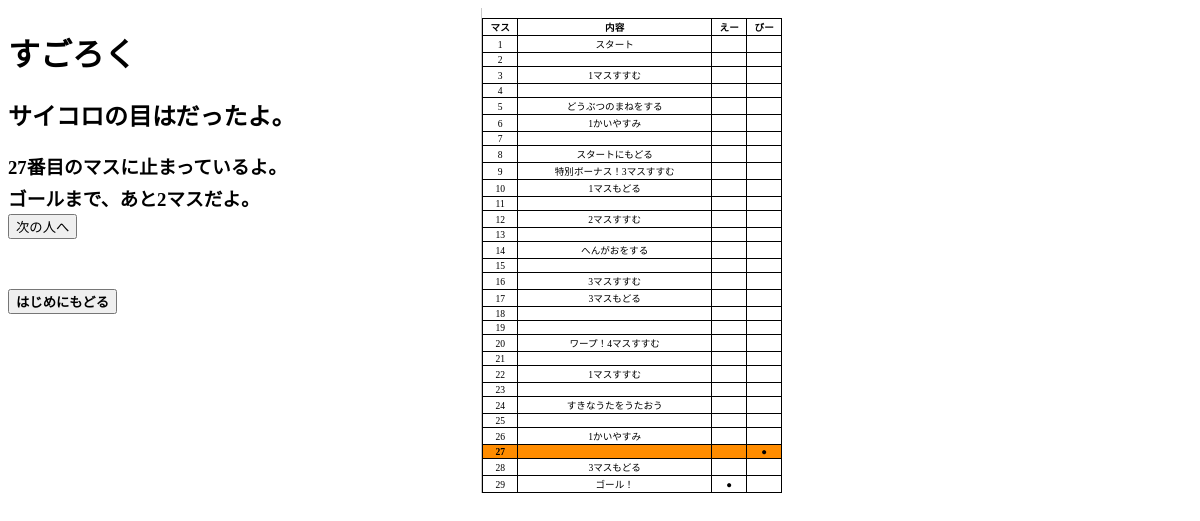
/game_insert.php, run on the app's committed database.
### tables this page shows
CREATE TABLE `user_table` (
  `user_id` int(11) NOT NULL,
  `user_name` text NOT NULL,
  `position` int(11) NOT NULL,
  `stop_status` int(11) NOT NULL,
  `goal` int(11) NOT NULL DEFAULT '29'
);

CREATE TABLE `boad_table` (
  `id` int(11) NOT NULL,
  `bonus` int(11) NOT NULL,
  `stop_status` int(11) NOT NULL,
  `text` text NOT NULL
);

### game_insert.php (the view, shortened to what this page needs)
<?php
    $dice = $_POST['dice'];
    try {
        $pdo = new PDO('mysql:dbname=sugoroku;charset=utf8;host=localhost','root','root');
    } catch (PDOException $e) {
        exit('DBConnectError:'.$e->getMessage());
    }
    $stmt = $pdo->prepare("SELECT * FROM boad_table");
    $status = $stmt->execute();
    $boad_all=0;
    while($boad_table[] = $stmt->fetch(PDO::FETCH_ASSOC)){
        $boad_all += 1;
    }
    $stmt = $pdo->prepare("SELECT count(*) FROM game_table");
    $status = $stmt->execute();
    $count_all = $stmt->fetch(PDO::FETCH_ASSOC);
    $count_number = intval($count_all["count(*)"]);
    $stmt = $pdo->prepare("SELECT * FROM user_table");
    $status = $stmt->execute();
    $user_all = 0;
    while($user_table[] = $stmt->fetch(PDO::FETCH_ASSOC)){
        $user_all += 1;
    }
    if($count_number == 0){
        $user_id = 0;
    }
    else{
        $user_id = $count_number % $user_all;
    }
    $turn = intdiv($count_number, $user_all) + 1;
    if($turn == 1){
        $goal = $boad_all-1;
        $position = 1;
    }
    else{
        $position = $user_table[$user_id]["position"];
        $goal = $user_table[$user_id]["goal"];
    }
    $id = $position + $dice;
    $stmt = $pdo->prepare("SELECT * FROM boad_table WHERE id = :id");
    $stmt->bindValue(':id', $id, PDO:: PARAM_INT);
    $status = $stmt->execute();
    $target_table = $stmt->fetch(PDO::FETCH_ASSOC);
    $position = $position + $dice + $target_table["bonus"];
    $goal = $goal - $dice - $target_table["bonus"];
    $user_id += 1;
?>
<!DOCTYPE html>
<html lang="en">
<head>
    <link rel="stylesheet" href="css/style.css">
</head>
<body>
    <main>
        <div class="left_main">
            <h1>すごろく</h1>
            <h2>サイコロの目は<?= $dice; ?>だったよ。</h2>
            <h3><?= $position; ?>番目のマスに止まっているよ。</h3>
            <h3>ゴールまで、あと<?= $goal; ?>マスだよ。</h3>
            <button type ="button" onclick="location.href='game_index.php'">次の人へ</button><br>
            <button onclick="location.href='./index.php'" class="initial_button">はじめにもどる</button>
        </div>
        <div class="right_main">
            <table class="game_table">
                <?php
                    $table_header = '<tr><th>マス</th><th>内容</th>';
                    for($u=0;$u<$user_all;$u++){
                        $table_header = $table_header.'<th>'.$user_table[$u]["user_name"].'</th>';
                    }
                    $table_header = $table_header.'</tr>';
                    echo $table_header;
                    $line = "";
                    for($i=0;$i<$boad_all;$i++){
                        if($i == $position - 1){
                            $line = "<tr class='table_config'><td>{$boad_table[$i]["id"]}</td><td>{$boad_table[$i]["text"]}</td>";
                        }
                        else{
                            $line = "<tr><td>{$boad_table[$i]["id"]}</td><td>{$boad_table[$i]["text"]}</td>";
                        }
                        for($u=0;$u<$user_all;$u++){
                            if($user_id-1 == $u){
                                if($i == $position-1){
                                    $line = $line."<td>●</td>";
                                }
                                else{
                                    $line = $line."<td></td>";
                                }
                            }
                            else{
                                if($i == $user_table[$u]["position"]-1){
                                    $line = $line."<td>●</td>";
                                }
                                else{
                                    $line = $line."<td></td>";
                                }
                            }
                        }
                        echo $line."</tr>";
                    }
                ?>
            </table>
        </div>
    </main>
</body>
</html>

### css/style.css (style rules this page uses)
main { display: flex; }
.left_main { width: 40%; }
.right_main { width: 60%; background-color: #fff; border-left: solid 1px #c9c9c9; }
h2 { margin-top: 20px; margin-bottom: 3px; }
h3 { margin-top: 5px; margin-bottom: 3px; }
.initial_button { margin: 50px 5px 5px 0px; font-weight: bold; }
table { margin-top: 10px; border-collapse: collapse; font-size: 60%; text-align: center; width: 300px; }
table th, table td { border: solid 1px black; }
.table_config { background-color: #ff8c00; font-weight: 800; }

### data on the page
user_table: user_name "えー"
user_table: user_name "びー"
boad_table: id "1", text "スタート"
boad_table: id "2"
boad_table: id "3", text "1マスすすむ"
boad_table: id "4"
boad_table: id "5", text "どうぶつのまねをする"
boad_table: id "6", text "1かいやすみ"
boad_table: id "7"
boad_table: id "8", text "スタートにもどる"
boad_table: id "9", text "特別ボーナス！3マスすすむ"
boad_table: id "10", text "1マスもどる"
boad_table: id "11"
boad_table: id "12", text "2マスすすむ"
boad_table: id "13"
boad_table: id "14", text "へんがおをする"
boad_table: id "15"
boad_table: id "16", text "3マスすすむ"
boad_table: id "17", text "3マスもどる"
boad_table: id "18"
boad_table: id "19"
boad_table: id "20", text "ワープ！4マスすすむ"
boad_table: id "21"
boad_table: id "22", text "1マスすすむ"
boad_table: id "23"
boad_table: id "24", text "すきなうたをうたおう"
boad_table: id "25"
boad_table: id "26", text "1かいやすみ"
boad_table: id "27"
boad_table: id "28", text "3マスもどる"
boad_table: id "29", text "ゴール！"

### other printed values
$position "27"
$goal "2"
